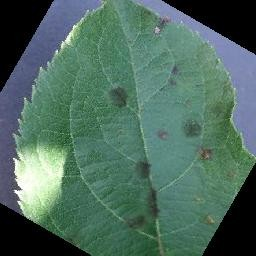
#> input picture data/PlantVillage/Apple___Apple_scab/0007.jpg, 256 x 256 px; its folder holds only this picture in this run
$ jupyter execute --allow-errors plant_disease_detection.ipynb   (shell and % lines are left out)
#> lines starting #> are read from the running program, lines starting #| are printed output that depends on the picture
# Plant Disease Detection

This project looks at a photo of a leaf and tells you which disease the plant has.

**The 7 steps**

| Step | What we do |
|---|---|
| 1 | Load the dataset |
| 2 | EDA - look at the data |
| 3 | Feature engineering - turn photos into numbers |
| 4 | Model training - train 6 models |
| 5 | Cross validation - check the models properly |
| 6 | Classification report - compare them and save the best one |
| 7 | Make `app.py` - the website |

**Dataset:** PlantVillage (*New Plant Diseases Dataset*) from Kaggle.
It has photos of healthy and sick leaves, sorted into one folder per disease.

## Step 0: Install and import the libraries

These are the normal Python tools we need.

[cell 1]
import os
import glob
import time
import pickle
import warnings

import numpy as np
import pandas as pd
import matplotlib.pyplot as plt
from PIL import Image

warnings.filterwarnings("ignore")      # hide messages that are not important

print("Basic tools ready")

These are the machine learning tools.

[cell 2]
from sklearn.model_selection import train_test_split, cross_val_score
from sklearn.preprocessing import StandardScaler
from sklearn.pipeline import make_pipeline
from sklearn.linear_model import LogisticRegression
from sklearn.ensemble import RandomForestClassifier, VotingClassifier
from sklearn.metrics import classification_report, ConfusionMatrixDisplay
from xgboost import XGBClassifier
from lightgbm import LGBMClassifier

print("Machine learning tools ready")

These are for the CNN (the neural network).

[cell 3]
import torch
import torch.nn as nn

# this makes the results the same every time we run the notebook
np.random.seed(0)
torch.manual_seed(0)
#> (this line was passed over: torch is not available in this run)

print("Deep learning tools ready")

# Step 1: Dataset Loading

The dataset is one big folder, with **a smaller folder inside it for each disease**:

```
PlantVillage/
    Apple___Apple_scab/       0000.jpg  0001.jpg  ...
    Apple___healthy/          0000.jpg  0001.jpg  ...
    Tomato___Late_blight/     0000.jpg  0001.jpg  ...
```

The **name of the folder is the answer** for every photo inside it.

### If you are using Google Colab

Put the dataset in your Google Drive, then run this:

```python
from google.colab import drive
drive.mount('/content/drive')
DATA_DIR = "/content/drive/MyDrive/PlantVillage"
```

Or upload a zip file and unzip it:

```python
!unzip -q PlantVillage.zip -d /content/
DATA_DIR = "/content/PlantVillage"
```

[cell 4]
DATA_DIR = "data/PlantVillage"      # <--- change this line if your folder is somewhere else

print("Looking inside:", DATA_DIR)

### Find the names of the diseases

Every folder name is one disease. We put the names into a list called `classes`.
The **position** in the list is the number the computer uses: 0, 1, 2, and so on.

[cell 5]
classes = []

for folder_name in sorted(os.listdir(DATA_DIR)):
    full_path = os.path.join(DATA_DIR, folder_name)
    if os.path.isdir(full_path):
        classes.append(folder_name)
#> pass 2 of the loop `for folder_name in sorted(os.listdir(DATA_DIR)):`:

print("Number of diseases (classes):", len(classes))

[cell 6]
# show every class and how many photos it has
for number, name in enumerate(classes):
    n_photos = len(os.listdir(os.path.join(DATA_DIR, name)))
    print(number, "-", name, "-", n_photos, "photos")
#> pass 2 of the loop `for number, name in enumerate(classes):`:

### Two settings

* `IMG_SIZE` - every photo is made **64 x 64** pixels, so they all have the same size.
* `MAX_PER_CLASS` - take only 250 photos from each disease, so the classes stay **equal**
  and the notebook finishes quickly.

> Why 64 and not 224? Small photos are fast. The whole notebook then runs in a few minutes on a
> normal laptop. If you have a GPU you can change it to 224.

[cell 7]
IMG_SIZE = 64
MAX_PER_CLASS = 250

### Read the photos

We open every photo, make it 64 x 64, and put it in a list.
We also remember the answer (the class number) for each photo.

[cell 8]
images = []      # the photos
labels = []      # the answer for each photo

start_time = time.time()

for class_number, class_name in enumerate(classes):
    folder = os.path.join(DATA_DIR, class_name)
    photo_files = sorted(glob.glob(folder + "/*"))
    photo_files = photo_files[:MAX_PER_CLASS]

    for file_path in photo_files:
        photo = Image.open(file_path)
#> photo is the input picture: PIL image 256x256 RGB; mean R, G, B 77.6, 108, 95.8
        photo = photo.convert("RGB")                   # make sure it has 3 colours
        photo = photo.resize((IMG_SIZE, IMG_SIZE))     # make it 64 x 64
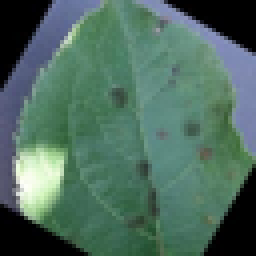
#> photo: PIL image 64x64 RGB (shown 4 times larger); mean R, G, B 77.6, 108, 95.8

        images.append(np.array(photo))
        labels.append(class_number)
#> pass 2 of the loop `for class_number, class_name in enumerate(classes):`:
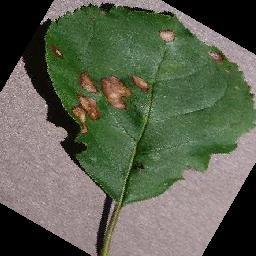
#> input picture data/PlantVillage/Apple___Black_rot/0031.jpg, 256 x 256 px
#> photo is the input picture: PIL image 256x256 RGB; mean R, G, B 91.7, 97.2, 79.7
#> `photo = photo.resize((IMG_SIZE, IMG_SIZE))`:
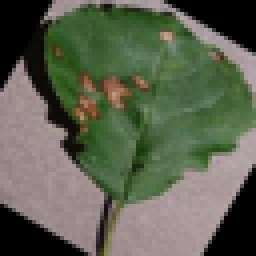
#> photo: PIL image 64x64 RGB (shown 4 times larger); mean R, G, B 91.8, 97.2, 79.8

print("Finished in", round(time.time() - start_time), "seconds")

Now we turn the two lists into numpy arrays, which the machine learning tools understand.

[cell 9]
images = np.array(images)
labels = np.array(labels)

print("images:", images.shape)
#| images: (2, 64, 64, 3)
print("   ", len(images), "photos, each", IMG_SIZE, "x", IMG_SIZE, "with 3 colours")
#|     2 photos, each 64 x 64 with 3 colours
print("labels:", labels.shape)
print("    the first 10 answers:", labels[:10])

# Step 2: EDA (Exploratory Data Analysis)

EDA just means **looking at the data before we build anything**.

We want to answer 4 questions:

1. Does every disease have the same number of photos?
2. How many plants are there, and how many leaves are healthy?
3. What do the photos look like?
4. Are sick leaves a different colour from healthy leaves?

### 2.1 Does every disease have the same number of photos?

[cell 10]
photos_per_class = []

for class_number in range(len(classes)):
    how_many = np.sum(labels == class_number)
    photos_per_class.append(how_many)

print("Total photos  :", sum(photos_per_class))
print("Smallest class:", min(photos_per_class), "photos")
print("Biggest class :", max(photos_per_class), "photos")

[cell 11]
plt.figure(figsize=(10, 8))
plt.barh(classes, photos_per_class, color="seagreen")
plt.xlabel("number of photos")
plt.title("Photos in each class")
plt.tight_layout()
plt.show()
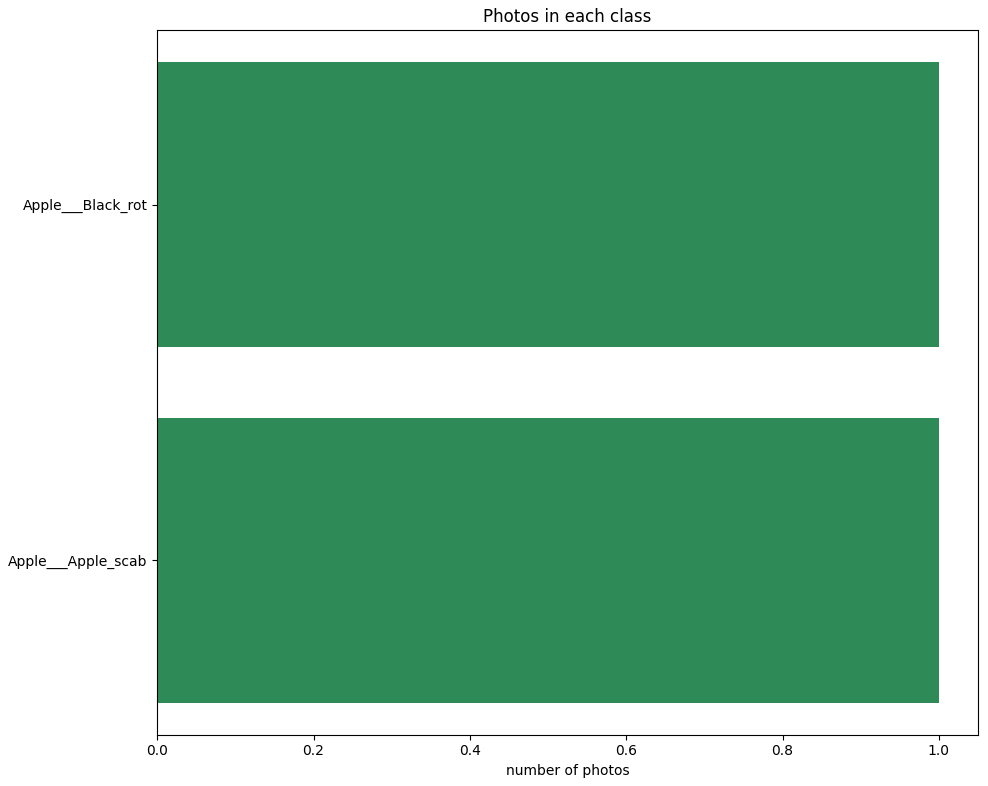
#> figure drawn by matplotlib, 1 panel

All the bars are the same length, so the dataset is **balanced**.

That is good. If one disease had many more photos, the model would just learn to guess that one.

### 2.2 How many plants, and how many are healthy?

The class names look like `Tomato___Late_blight`.
The part before `___` is the **plant**, the part after it is the **disease**.

[cell 12]
plant_names = []
healthy_count = 0
diseased_count = 0

for class_number, class_name in enumerate(classes):
    plant = class_name.split("___")[0]
    plant_names.append(plant)

    if "healthy" in class_name.lower():
        healthy_count = healthy_count + photos_per_class[class_number]
    else:
        diseased_count = diseased_count + photos_per_class[class_number]

print("Different plants:", len(set(plant_names)))
print(sorted(set(plant_names)))
print()
print("Healthy leaves :", healthy_count)
print("Diseased leaves:", diseased_count)

[cell 13]
plt.figure(figsize=(5, 4))
plt.bar(["healthy", "diseased"], [healthy_count, diseased_count],
        color=["mediumseagreen", "indianred"])
plt.ylabel("number of photos")
plt.title("Healthy leaves vs diseased leaves")
plt.show()
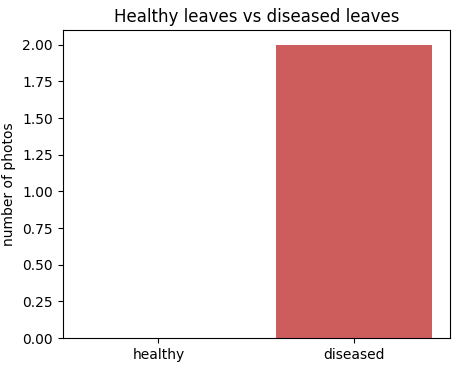
#> figure drawn by matplotlib, 1 panel

### 2.3 What do the photos look like?

#> (a cell that did not finish here is left out)

[cell 15]
# show one photo from every class
plt.figure(figsize=(14, 9))

for class_number in range(len(classes)):
    first_photo = np.where(labels == class_number)[0][0]
    plt.subplot(5, 8, class_number + 1)
    plt.imshow(images[first_photo])
    plt.axis("off")
    plt.title(classes[class_number].replace("___", "\n"), fontsize=5)

plt.suptitle("One photo from every class")
plt.tight_layout()
plt.show()
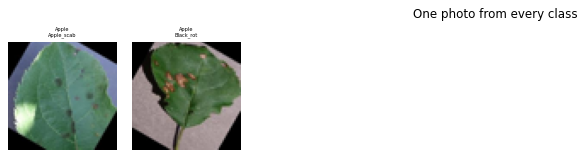
#> figure drawn by matplotlib, 2 panels

### 2.4 Are sick leaves a different colour?

This is the most important question in the whole project.
If sick leaves have a different colour, then **colour is a good clue** and simple models will work.

[cell 16]
# mark which photos are healthy
is_healthy = []
for class_number in labels:
    is_healthy.append("healthy" in classes[class_number].lower())

is_healthy = np.array(is_healthy)

# the average amount of red, green and blue in each group
healthy_colour = images[is_healthy].mean(axis=(0, 1, 2))
#> healthy_colour = [nan, nan, nan]
diseased_colour = images[~is_healthy].mean(axis=(0, 1, 2))
#> diseased_colour = [84.68, 102.6, 87.8]

print("Average colour of HEALTHY leaves  (red, green, blue):", healthy_colour.round(1))
#| Average colour of HEALTHY leaves  (red, green, blue): [nan nan nan]
print("Average colour of DISEASED leaves (red, green, blue):", diseased_colour.round(1))
#| Average colour of DISEASED leaves (red, green, blue): [ 84.7 102.6  87.8]

[cell 17]
positions = np.array([0, 1, 2])

plt.figure(figsize=(6, 4))
plt.bar(positions - 0.2, healthy_colour, width=0.4, label="healthy", color="mediumseagreen")
plt.bar(positions + 0.2, diseased_colour, width=0.4, label="diseased", color="indianred")
plt.xticks(positions, ["Red", "Green", "Blue"])
plt.ylabel("average value (0 to 255)")
plt.title("Average colour of the leaves")
plt.legend()
plt.show()
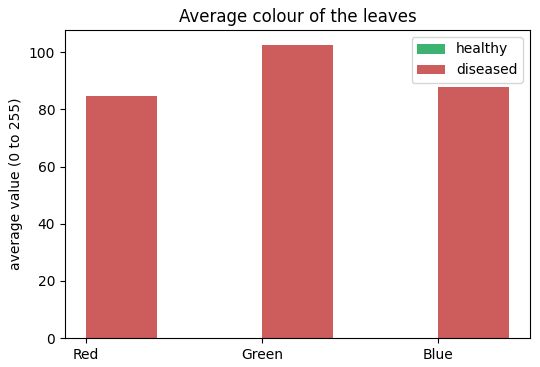
#> figure drawn by matplotlib, 1 panel; tallest bar 102.6 high, from x = 1 to 1.4

[cell 18]
# "greenness" = how much more green than red a photo has
average_green = images[:, :, :, 1].mean(axis=(1, 2))
#> average_green = [108, 97.24]
average_red = images[:, :, :, 0].mean(axis=(1, 2))
#> average_red = [77.59, 91.78]
greenness = average_green - average_red
#> greenness = [30.44, 5.47]

plt.figure(figsize=(7, 4))
plt.hist(greenness[is_healthy], bins=40, alpha=0.6, label="healthy", color="mediumseagreen")
plt.hist(greenness[~is_healthy], bins=40, alpha=0.6, label="diseased", color="indianred")
plt.xlabel("greenness (green minus red)")
plt.ylabel("number of photos")
plt.title("Healthy leaves are greener")
plt.legend()
plt.show()
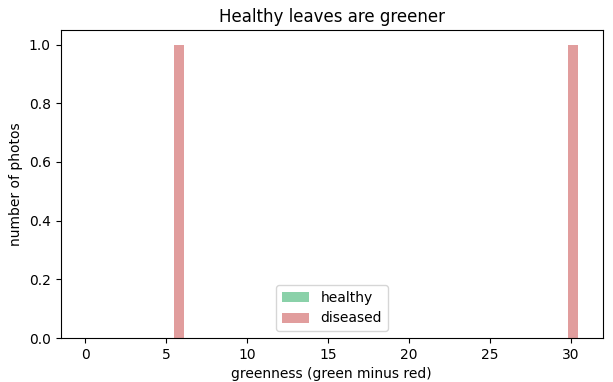
#> figure drawn by matplotlib, 1 panel

**What the EDA told us**

* Every class has the same number of photos - the dataset is balanced.
* There are many different plants, both healthy and sick.
* Healthy leaves are clearly **greener**. Sick leaves have more brown and yellow.

So colour is a very useful clue. We use that in the next step.

# Step 3: Feature Engineering

Models like XGBoost cannot read a photo. They need a **row of numbers**.

One 64 x 64 colour photo has 64 x 64 x 3 = **12,288** numbers. That is far too many, and very slow.

So we make our own **54 numbers** that describe each photo:

| What | How many | What it tells us |
|---|---|---|
| Colour histogram | 48 | how much of each shade of red, green and blue is in the leaf |
| Average colour | 3 | the overall colour of the leaf |
| Colour spread | 3 | how **spotty** the leaf is |

The colour spread is the clever one: a sick leaf has **spots**, so its colour changes a lot across
the photo. A healthy leaf is one even colour.

We also **normalize** the photo by dividing by 255, so every number is between 0 and 1.

### The function that makes the 54 numbers

[cell 19]
BINS = 16      # 16 groups for each colour  ->  16 x 3 = 48 histogram numbers


def make_features(picture):
    """Takes one photo (64 x 64 x 3, values from 0 to 1) and gives back 54 numbers."""
    total_pixels = IMG_SIZE * IMG_SIZE

    # 1. the colour histogram: how many pixels fall into each shade
    histogram = []
    for colour in range(3):                   # 0 = red, 1 = green, 2 = blue
        counts, _ = np.histogram(picture[:, :, colour], bins=BINS, range=(0, 1))
        histogram.append(counts / total_pixels)
#> after the loop, histogram = 3 items

    # 2. the average colour (3 numbers)
    average_colour = picture.mean(axis=(0, 1))
#> average_colour = [0.304, 0.424, 0.376]

    # 3. how much the colour changes = spottiness (3 numbers)
    colour_spread = picture.std(axis=(0, 1))
#> colour_spread = [0.173, 0.207, 0.196]

    # join everything into one long row
    return np.concatenate(histogram + [average_colour, colour_spread])

### Try it on one photo first

[cell 20]
first_photo = images[0] / 255.0             # normalize to 0 - 1
example = make_features(first_photo)
#> example = 54 values, max 0.424 at index 49, min 0.00122 at index 47, mean 0.0867

print("The photo has  ", images[0].size, "numbers")
#| The photo has   12288 numbers
print("Our features have", len(example), "numbers")
#| Our features have 54 numbers
print()
print("Average colour of this leaf:", example[48:51].round(3))
#| Average colour of this leaf: [0.304 0.424 0.376]
print("Colour spread of this leaf :", example[51:54].round(3))
#| Colour spread of this leaf : [0.173 0.207 0.196]

### Now do it for every photo

[cell 21]
X = []
for photo in images:
    X.append(make_features(photo / 255.0))
#> this loop made 2 passes
#> (total_pixels in make_features, average_colour in make_features, colour_spread in make_features) on passes 1 to 2: (4096, [0.304, 0.424, 0.376], [0.173, 0.207, 0.196]), (4096, [0.36, 0.381, 0.313], [0.231, 0.201, 0.215])
#> after the loop, X = 2 items

X = np.array(X)
y = labels                        # y is the answer we want the models to learn

print("X (the features):", X.shape)
#| X (the features): (2, 54)
print("y (the answers) :", y.shape)

### Split into training photos and testing photos

We train the models on **80%** of the photos and hide **20%** from them.
Later we test on the hidden photos, which the models have never seen.
That tells us if they really learned, or only memorised.

#> (a cell that did not finish here is left out)

# Step 4: Model Training

We train **6 different models** and later see which one is best.

| Model | What it does |
|---|---|
| Logistic Regression | the simplest model, draws straight lines between the classes |
| Random Forest | many decision trees vote together |
| XGBoost | builds trees one by one, each fixing the last one's mistakes |
| LightGBM | the same idea as XGBoost, but faster |
| Voting Ensemble | **ensemble method** - Random Forest, XGBoost and LightGBM vote together |
| CNN | a neural network that looks at the pixels |

### 4.1 Make the four simple models

[cell 23]
def make_the_models():
    """Gives back a fresh, untrained copy of our four models."""
    return {
        "Logistic Regression": make_pipeline(StandardScaler(),
                                             LogisticRegression(max_iter=2000)),
        "Random Forest": RandomForestClassifier(n_estimators=100, random_state=0, n_jobs=-1),
        "XGBoost": XGBClassifier(n_estimators=300, max_depth=6, learning_rate=0.1,
                                 tree_method="hist", random_state=0),
        # verbose=-1 just means "do not print training messages"
        "LightGBM": LGBMClassifier(n_estimators=300, random_state=0, n_jobs=-1, verbose=-1),
    }


#> (the rest of this cell did not finish here and is left out)

### 4.2 Make the ensemble

The ensemble asks three models and goes with the answer they agree on most.

We give it a **fresh copy** of the three models. If we gave it the same objects we train above,
the saved file would end up containing every model twice, and be twice as big.

#> (a cell that did not finish here is left out)

### 4.3 Train them

`.fit()` is the command that trains a model.

#> (a cell that did not finish here is left out)

### 4.4 Build the CNN (Convolutional Neural Network)

A CNN looks at the **pixels** instead of our 54 numbers. It finds the useful patterns by itself.

| Layer | What it does |
|---|---|
| `Conv2d` | slides small filters over the photo to find patterns like edges and spots |
| `MaxPool2d` | makes the photo half as big, keeping only the strongest signals |
| `Flatten` | turns the photo into one long row of numbers |
| `Linear` (Dense) | a normal layer that makes the final decision |
| `Dropout` | switches off some neurons while training, so the model does not just memorise |

*(This is written with PyTorch. In Keras it is the same layers:
`Conv2D / MaxPooling2D / Flatten / Dense / Dropout / Dense`.)*

#> (a cell that did not finish here is left out)

PyTorch wants the photos in a slightly different shape: `(photo, colour, height, width)`
instead of `(photo, height, width, colour)`. We divide by 255 here too.

[cell 27]
def photos_for_pytorch(photo_array):
    numbers = photo_array.astype(np.float32) / 255.0      # make the values 0 to 1
    numbers = numbers.transpose(0, 3, 1, 2)               # move the colour to the front
    return torch.tensor(numbers)


#> (the rest of this cell did not finish here and is left out)

### 4.5 Train the CNN

One **epoch** means the CNN has seen every training photo once. We do 12 epochs.

Inside each epoch we go through the photos in small groups of 64, called **batches**.

[cell 28]
EPOCHS = 12
BATCH_SIZE = 64

#> (the rest of this cell did not finish here and is left out)

### 4.6 The CNN accuracy and loss graphs

Accuracy should go **up**, loss should go **down**.

If the training line keeps improving but the test line stops, the model is **overfitting** -
it is memorising the training photos instead of learning.

[cell 29]
epoch_numbers = range(1, EPOCHS + 1)

plt.figure(figsize=(11, 4))

plt.subplot(1, 2, 1)
#> (the rest of this cell did not finish here and is left out)

# Step 5: Cross Validation

Testing a model only once can be lucky. **Cross validation** is fairer:

1. Cut the training photos into 3 equal parts
2. Train on 2 parts and test on the part left out
3. Do that 3 times, so every part gets tested once
4. Take the average of the 3 scores

If the 3 scores are close together, the model is **stable** and we can trust it.

*(The CNN is not included here. Cross validation would mean training the neural network 3 more
times, which takes far too long. We use its score on the hidden test photos instead.)*

[cell 30]
cv_average = {}
cv_spread = {}

#> (the rest of this cell did not finish here and is left out)

[cell 31]
plt.figure(figsize=(9, 4))
plt.bar(list(cv_average), list(cv_average.values()),
        yerr=list(cv_spread.values()), capsize=5, color="seagreen")
plt.ylabel("cross validation accuracy")
plt.ylim(0, 1)
plt.xticks(rotation=20)
plt.title("Cross validation results")
plt.tight_layout()
plt.show()
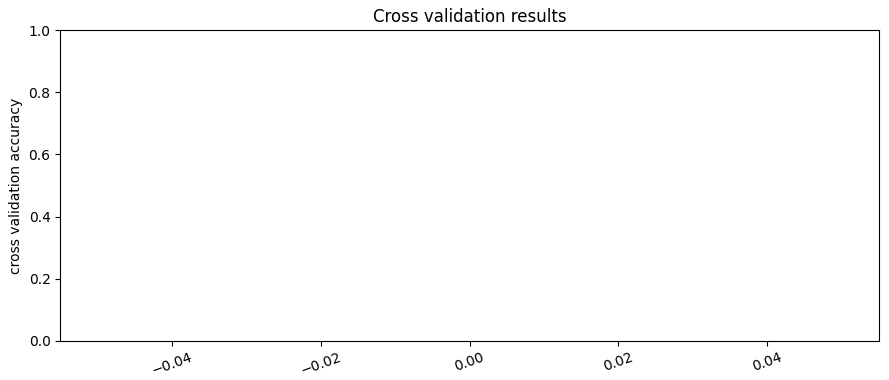
#> figure drawn by matplotlib, 1 panel

# Step 6: Classification Report, and save the best model

A **classification report** gives 4 numbers for every disease:

| Word | What it means |
|---|---|
| precision | when the model says "Late blight", how often is it right? |
| recall | out of all the real Late blight leaves, how many did it find? |
| f1-score | one number that balances precision and recall |
| support | how many test photos of that disease there were |

We compare the models using the **macro average f1-score**. That is the f1-score averaged over all
the diseases, so every disease counts the same. It is fairer than plain accuracy.

### 6.1 Ask every model to guess the hidden test photos

[cell 32]
guesses = {}

#> (the rest of this cell did not finish here and is left out)

### 6.2 Print the classification report of every model

[cell 33]
for name in guesses:
    print("=" * 70)
    print(name)
    print("=" * 70)
    print(classification_report(y_test, guesses[name], target_names=classes, zero_division=0))

### 6.3 Put the important numbers into one table

[cell 34]
rows = []

for name in guesses:
    report = classification_report(y_test, guesses[name], target_names=classes,
                                   zero_division=0, output_dict=True)
    rows.append({
        "model": name,
        "accuracy": report["accuracy"],
        "precision": report["macro avg"]["precision"],
        "recall": report["macro avg"]["recall"],
        "macro_f1": report["macro avg"]["f1-score"],
    })

summary = pd.DataFrame(rows)
#> (the rest of this cell did not finish here and is left out)
